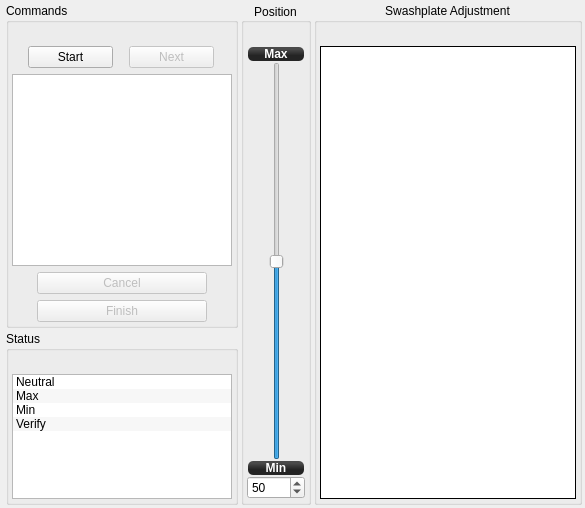
       <widget class="QWidget" name="SwashPlateLevel">
        <attribute name="title">
         <string>Swashplate Levelling</string>
        </attribute>
        <layout class="QGridLayout" name="gridLayout_8">
         <property name="margin">
          <number>3</number>
         </property>
         <property name="spacing">
          <number>3</number>
         </property>
         <item row="0" column="0">
          <layout class="QVBoxLayout" name="verticalLayout_8">
           <property name="leftMargin">
            <number>3</number>
           </property>
           <item>
            <widget class="QGroupBox" name="SwashLvlInstructionsBox">
             <property name="sizePolicy">
              <sizepolicy hsizetype="Fixed" vsizetype="Maximum">
               <horstretch>0</horstretch>
               <verstretch>0</verstretch>
              </sizepolicy>
             </property>
             <property name="minimumSize">
              <size>
               <width>228</width>
               <height>0</height>
              </size>
             </property>
             <property name="title">
              <string>Commands</string>
             </property>
             <layout class="QVBoxLayout" name="verticalLayout">
              <property name="margin">
               <number>3</number>
              </property>
              <item>
               <spacer name="verticalSpacer_16">
                <property name="orientation">
                 <enum>Qt::Vertical</enum>
                </property>
                <property name="sizeType">
                 <enum>QSizePolicy::Fixed</enum>
                </property>
                <property name="sizeHint" stdset="0">
                 <size>
                  <width>20</width>
                  <height>20</height>
                 </size>
                </property>
               </spacer>
              </item>
              <item>
               <layout class="QHBoxLayout" name="horizontalLayout_9">
                <property name="spacing">
                 <number>0</number>
                </property>
                <item>
                 <widget class="QPushButton" name="SwashLvlStartButton">
                  <property name="minimumSize">
                   <size>
                    <width>85</width>
                    <height>0</height>
                   </size>
                  </property>
                  <property name="maximumSize">
                   <size>
                    <width>85</width>
                    <height>16777215</height>
                   </size>
                  </property>
                  <property name="text">
                   <string>Start</string>
                  </property>
                 </widget>
                </item>
                <item>
                 <widget class="QPushButton" name="SwashLvlNextButton">
                  <property name="enabled">
                   <bool>false</bool>
                  </property>
                  <property name="minimumSize">
                   <size>
                    <width>85</width>
                    <height>0</height>
                   </size>
                  </property>
                  <property name="maximumSize">
                   <size>
                    <width>85</width>
                    <height>16777215</height>
                   </size>
                  </property>
                  <property name="text">
                   <string>Next</string>
                  </property>
                 </widget>
                </item>
               </layout>
              </item>
              <item>
               <widget class="QTextEdit" name="SwashLvlStepInstruction">
                <property name="minimumSize">
                 <size>
                  <width>0</width>
                  <height>150</height>
                 </size>
                </property>
                <property name="maximumSize">
                 <size>
                  <width>220</width>
                  <height>450</height>
                 </size>
                </property>
                <property name="horizontalScrollBarPolicy">
                 <enum>Qt::ScrollBarAlwaysOff</enum>
                </property>
                <property name="readOnly">
                 <bool>true</bool>
                </property>
               </widget>
              </item>
              <item>
               <layout class="QGridLayout" name="gridLayout_3">
                <item row="0" column="0">
                 <widget class="QPushButton" name="SwashLvlCancelButton">
                  <property name="enabled">
                   <bool>false</bool>
                  </property>
                  <property name="minimumSize">
                   <size>
                    <width>170</width>
                    <height>0</height>
                   </size>
                  </property>
                  <property name="maximumSize">
                   <size>
                    <width>170</width>
                    <height>16777215</height>
                   </size>
                  </property>
                  <property name="text">
                   <string>Cancel</string>
                  </property>
                 </widget>
                </item>
                <item row="1" column="0">
                 <widget class="QPushButton" name="SwashLvlFinishButton">
                  <property name="enabled">
                   <bool>false</bool>
                  </property>
                  <property name="minimumSize">
                   <size>
                    <width>170</width>
                    <height>0</height>
                   </size>
                  </property>
                  <property name="maximumSize">
                   <size>
                    <width>170</width>
                    <height>16777215</height>
                   </size>
                  </property>
                  <property name="text">
                   <string>Finish</string>
                  </property>
                 </widget>
                </item>
               </layout>
              </item>
             </layout>
            </widget>
           </item>
           <item>
            <widget class="QGroupBox" name="SwashLvlStatusBox">
             <property name="sizePolicy">
              <sizepolicy hsizetype="Fixed" vsizetype="Maximum">
               <horstretch>0</horstretch>
               <verstretch>0</verstretch>
              </sizepolicy>
             </property>
             <property name="minimumSize">
              <size>
               <width>200</width>
               <height>0</height>
              </size>
             </property>
             <property name="title">
              <string>Status</string>
             </property>
             <layout class="QGridLayout" name="gridLayout_22">
              <property name="horizontalSpacing">
               <number>3</number>
              </property>
              <property name="verticalSpacing">
               <number>2</number>
              </property>
              <property name="margin">
               <number>3</number>
              </property>
              <item row="1" column="0">
               <widget class="QListWidget" name="SwashLvlStepList">
                <property name="minimumSize">
                 <size>
                  <width>220</width>
                  <height>0</height>
                 </size>
                </property>
                <property name="maximumSize">
                 <size>
                  <width>190</width>
                  <height>125</height>
                 </size>
                </property>
                <property name="editTriggers">
                 <set>QAbstractItemView::NoEditTriggers</set>
                </property>
                <property name="alternatingRowColors">
                 <bool>true</bool>
                </property>
                <property name="selectionMode">
                 <enum>QAbstractItemView::NoSelection</enum>
                </property>
                <property name="selectionBehavior">
                 <enum>QAbstractItemView::SelectRows</enum>
                </property>
                <item>
                 <property name="text">
                  <string>Neutral</string>
                 </property>
                 <property name="icon">
                  <iconset>
                   <normaloff>:/configgadget/images/none.png</normaloff>
                   <normalon>:/configgadget/images/ok.png</normalon>:/configgadget/images/none.png</iconset>
                 </property>
                </item>
                <item>
                 <property name="text">
                  <string>Max</string>
                 </property>
                 <property name="icon">
                  <iconset>
                   <normaloff>:/configgadget/images/none.png</normaloff>
                   <normalon>:/configgadget/images/ok.png</normalon>:/configgadget/images/none.png</iconset>
                 </property>
                </item>
                <item>
                 <property name="text">
                  <string>Min</string>
                 </property>
                 <property name="icon">
                  <iconset>
                   <normaloff>:/configgadget/images/none.png</normaloff>
                   <normalon>:/configgadget/images/ok.png</normalon>:/configgadget/images/none.png</iconset>
                 </property>
                 <property name="flags">
                  <set>ItemIsSelectable|ItemIsEnabled</set>
                 </property>
                </item>
                <item>
                 <property name="text">
                  <string>Verify</string>
                 </property>
                 <property name="icon">
                  <iconset>
                   <normaloff>:/configgadget/images/none.png</normaloff>
                   <normalon>:/configgadget/images/ok.png</normalon>:/configgadget/images/none.png</iconset>
                 </property>
                 <property name="flags">
                  <set>ItemIsEnabled</set>
                 </property>
                </item>
               </widget>
              </item>
              <item row="0" column="0">
               <spacer name="verticalSpacer_19">
                <property name="orientation">
                 <enum>Qt::Vertical</enum>
                </property>
                <property name="sizeType">
                 <enum>QSizePolicy::Fixed</enum>
                </property>
                <property name="sizeHint" stdset="0">
                 <size>
                  <width>20</width>
                  <height>20</height>
                 </size>
                </property>
               </spacer>
              </item>
             </layout>
            </widget>
           </item>
           <item>
            <spacer name="verticalSpacer_4">
             <property name="orientation">
              <enum>Qt::Vertical</enum>
             </property>
             <property name="sizeType">
              <enum>QSizePolicy::MinimumExpanding</enum>
             </property>
             <property name="sizeHint" stdset="0">
              <size>
               <width>20</width>
               <height>0</height>
              </size>
             </property>
            </spacer>
           </item>
          </layout>
         </item>
         <item row="0" column="1">
          <widget class="QGroupBox" name="SwashLvlccpmSliderBox">
           <property name="enabled">
            <bool>true</bool>
           </property>
           <property name="sizePolicy">
            <sizepolicy hsizetype="Fixed" vsizetype="Expanding">
             <horstretch>0</horstretch>
             <verstretch>0</verstretch>
            </sizepolicy>
           </property>
           <property name="minimumSize">
            <size>
             <width>70</width>
             <height>100</height>
            </size>
           </property>
           <property name="maximumSize">
            <size>
             <width>50</width>
             <height>600</height>
            </size>
           </property>
           <property name="title">
            <string>Position</string>
           </property>
           <property name="alignment">
            <set>Qt::AlignCenter</set>
           </property>
           <layout class="QVBoxLayout" name="verticalLayout_5">
            <property name="spacing">
             <number>0</number>
            </property>
            <property name="margin">
             <number>3</number>
            </property>
            <item>
             <spacer name="verticalSpacer_18">
              <property name="orientation">
               <enum>Qt::Vertical</enum>
              </property>
              <property name="sizeType">
               <enum>QSizePolicy::Fixed</enum>
              </property>
              <property name="sizeHint" stdset="0">
               <size>
                <width>20</width>
                <height>20</height>
               </size>
              </property>
             </spacer>
            </item>
            <item>
             <widget class="QLabel" name="label_17">
              <property name="enabled">
               <bool>true</bool>
              </property>
              <property name="styleSheet">
               <string notr="true">background-color: qlineargradient(spread:reflect, x1:0.507, y1:0, x2:0.507, y2:0.772, stop:0.208955 rgba(74, 74, 74, 255), stop:0.78607 rgba(36, 36, 36, 255));
color: rgb(255, 255, 255);
border-radius: 5;
font: bold 12px;
margin:1px;</string>
              </property>
              <property name="text">
               <string>Max</string>
              </property>
              <property name="scaledContents">
               <bool>true</bool>
              </property>
              <property name="alignment">
               <set>Qt::AlignCenter</set>
              </property>
             </widget>
            </item>
            <item>
             <layout class="QHBoxLayout" name="horizontalLayout_4">
              <item>
               <spacer name="horizontalSpacer_7">
                <property name="orientation">
                 <enum>Qt::Horizontal</enum>
                </property>
                <property name="sizeHint" stdset="0">
                 <size>
                  <width>5</width>
                  <height>25</height>
                 </size>
                </property>
               </spacer>
              </item>
              <item>
               <widget class="QSlider" name="SwashLvlPositionSlider">
                <property name="enabled">
                 <bool>true</bool>
                </property>
                <property name="sizePolicy">
                 <sizepolicy hsizetype="Fixed" vsizetype="Expanding">
                  <horstretch>0</horstretch>
                  <verstretch>0</verstretch>
                 </sizepolicy>
                </property>
                <property name="minimumSize">
                 <size>
                  <width>0</width>
                  <height>100</height>
                 </size>
                </property>
                <property name="maximum">
                 <number>100</number>
                </property>
                <property name="singleStep">
                 <number>5</number>
                </property>
                <property name="value">
                 <number>50</number>
                </property>
                <property name="orientation">
                 <enum>Qt::Vertical</enum>
                </property>
               </widget>
              </item>
              <item>
               <spacer name="horizontalSpacer_8">
                <property name="orientation">
                 <enum>Qt::Horizontal</enum>
                </property>
                <property name="sizeHint" stdset="0">
                 <size>
                  <width>5</width>
                  <height>25</height>
                 </size>
                </property>
               </spacer>
              </item>
             </layout>
            </item>
            <item>
             <widget class="QLabel" name="label_18">
              <property name="enabled">
               <bool>true</bool>
              </property>
              <property name="styleSheet">
               <string notr="true">background-color: qlineargradient(spread:reflect, x1:0.507, y1:0, x2:0.507, y2:0.772, stop:0.208955 rgba(74, 74, 74, 255), stop:0.78607 rgba(36, 36, 36, 255));
color: rgb(255, 255, 255);
border-radius: 5;
font: bold 12px;
margin:1px;</string>
              </property>
              <property name="text">
               <string>Min</string>
              </property>
              <property name="alignment">
               <set>Qt::AlignCenter</set>
              </property>
             </widget>
            </item>
            <item>
             <widget class="QSpinBox" name="SwashLvlPositionSpinBox">
              <property name="maximum">
               <number>100</number>
              </property>
              <property name="singleStep">
               <number>5</number>
              </property>
              <property name="value">
               <number>50</number>
              </property>
             </widget>
            </item>
           </layout>
          </widget>
         </item>
         <item row="0" column="2">
          <widget class="QGroupBox" name="SwashLvlccpmSwashImageBox">
           <property name="sizePolicy">
            <sizepolicy hsizetype="Expanding" vsizetype="Expanding">
             <horstretch>1</horstretch>
             <verstretch>1</verstretch>
            </sizepolicy>
           </property>
           <property name="minimumSize">
            <size>
             <width>200</width>
             <height>200</height>
            </size>
           </property>
           <property name="maximumSize">
            <size>
             <width>600</width>
             <height>600</height>
            </size>
           </property>
           <property name="sizeIncrement">
            <size>
             <width>10</width>
             <height>10</height>
            </size>
           </property>
           <property name="baseSize">
            <size>
             <width>200</width>
             <height>200</height>
            </size>
           </property>
           <property name="title">
            <string>Swashplate Adjustment</string>
           </property>
           <property name="alignment">
            <set>Qt::AlignHCenter|Qt::AlignTop</set>
           </property>
           <property name="flat">
            <bool>false</bool>
           </property>
           <property name="checkable">
            <bool>false</bool>
           </property>
           <layout class="QGridLayout" name="gridLayout_11">
            <property name="horizontalSpacing">
             <number>3</number>
            </property>
            <property name="margin">
             <number>3</number>
            </property>
            <item row="1" column="0">
             <widget class="QSplitter" name="splitter_4">
              <property name="orientation">
               <enum>Qt::Vertical</enum>
              </property>
              <widget class="QGraphicsView" name="SwashLvlSwashplateImage">
               <property name="sizePolicy">
                <sizepolicy hsizetype="Preferred" vsizetype="Preferred">
                 <horstretch>1</horstretch>
                 <verstretch>1</verstretch>
                </sizepolicy>
               </property>
               <property name="minimumSize">
                <size>
                 <width>10</width>
                 <height>10</height>
                </size>
               </property>
               <property name="maximumSize">
                <size>
                 <width>1000</width>
                 <height>1000</height>
                </size>
               </property>
               <property name="sizeIncrement">
                <size>
                 <width>10</width>
                 <height>10</height>
                </size>
               </property>
               <property name="baseSize">
                <size>
                 <width>200</width>
                 <height>200</height>
                </size>
               </property>
               <property name="frameShape">
                <enum>QFrame::Box</enum>
               </property>
               <property name="frameShadow">
                <enum>QFrame::Plain</enum>
               </property>
               <property name="lineWidth">
                <number>1</number>
               </property>
               <property name="midLineWidth">
                <number>0</number>
               </property>
               <property name="verticalScrollBarPolicy">
                <enum>Qt::ScrollBarAlwaysOff</enum>
               </property>
               <property name="horizontalScrollBarPolicy">
                <enum>Qt::ScrollBarAlwaysOff</enum>
               </property>
               <property name="backgroundBrush">
                <brush brushstyle="DiagCrossPattern">
                 <color alpha="25">
                  <red>126</red>
                  <green>176</green>
                  <blue>220</blue>
                 </color>
                </brush>
               </property>
               <property name="foregroundBrush">
                <brush brushstyle="NoBrush">
                 <color alpha="255">
                  <red>0</red>
                  <green>0</green>
                  <blue>0</blue>
                 </color>
                </brush>
               </property>
               <property name="sceneRect">
                <rectf>
                 <x>0.000000000000000</x>
                 <y>0.000000000000000</y>
                 <width>400.000000000000000</width>
                 <height>400.000000000000000</height>
                </rectf>
               </property>
               <property name="alignment">
                <set>Qt::AlignCenter</set>
               </property>
               <property name="resizeAnchor">
                <enum>QGraphicsView::AnchorViewCenter</enum>
               </property>
              </widget>
             </widget>
            </item>
            <item row="0" column="0">
             <spacer name="verticalSpacer_17">
              <property name="orientation">
               <enum>Qt::Vertical</enum>
              </property>
              <property name="sizeType">
               <enum>QSizePolicy::Fixed</enum>
              </property>
              <property name="sizeHint" stdset="0">
               <size>
                <width>20</width>
                <height>20</height>
               </size>
              </property>
             </spacer>
            </item>
           </layout>
          </widget>
         </item>
        </layout>
       </widget>
